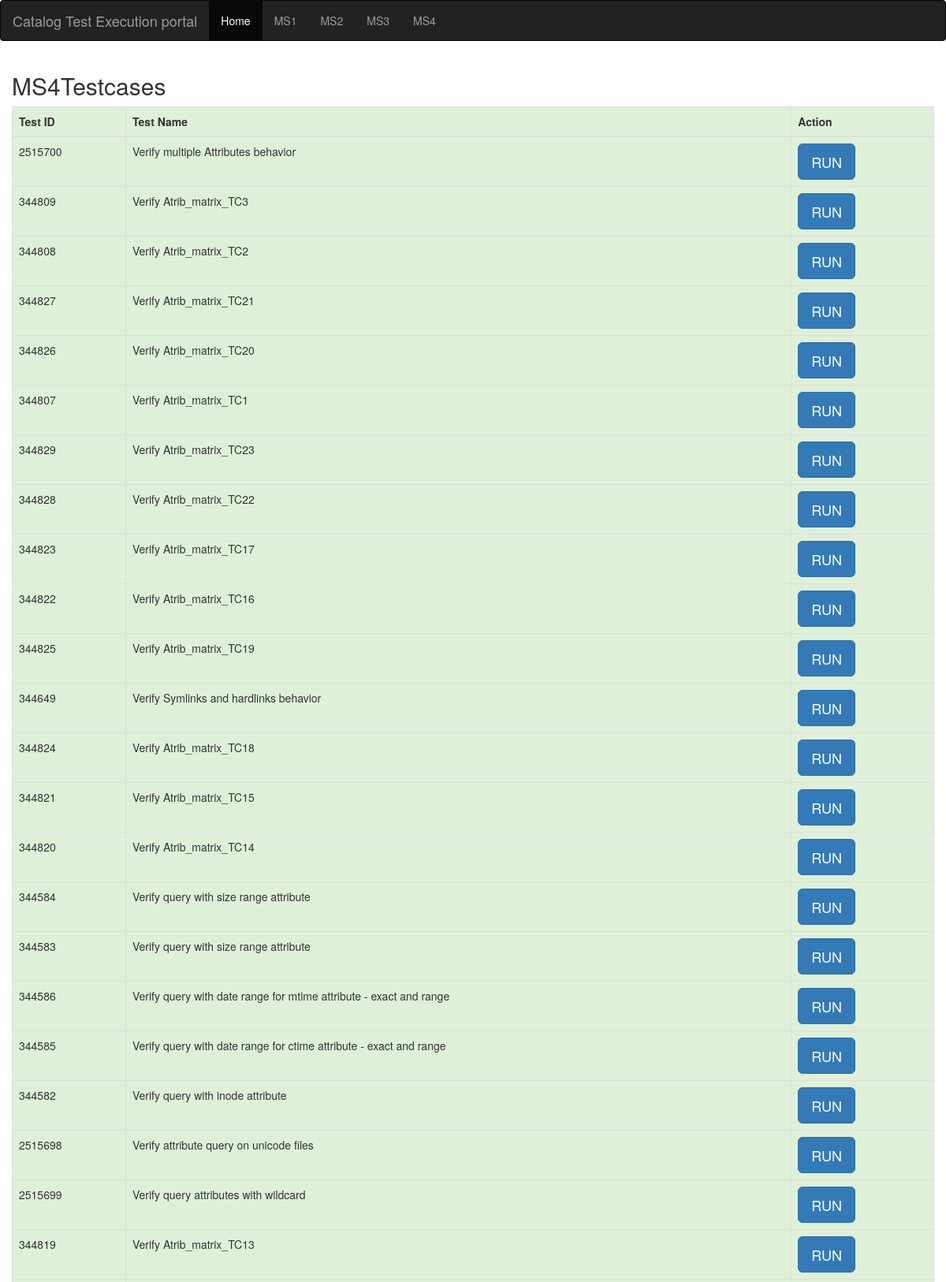
Page /MS4/ (upper part) on the committed database.
### testapp/models.py (models this page shows)
class Testcases(models.Model):
    testid=models.IntegerField()
    testname=models.CharField(max_length=100)
    testcategory=models.CharField(default="MS1",max_length=30)
    def __str__(self):
        return str(self.testid)

### testapp/views.py (the view)
# urls.py: path("MS4/",views.ms4),
def  ms4(request):
    test_list=Testcases.objects.all()
    print(test_list)
    my_dict={"test_list":test_list}
    return render(request, "MS4.html", context=my_dict)

### templates/MS4.html (shortened to what this page needs)
<!DOCTYPE html>
{%  load staticfiles %}
<html lang="en">
<head>
    <link rel="stylesheet" href="https://maxcdn.bootstrapcdn.com/bootstrap/3.3.7/css/bootstrap.min.css">
</head>
<body>
      <nav class="navbar navbar-inverse">
          <div class="container-fluid">
               <div class="navbar-header">
                   <a class="navbar-brand" href=" ">Catalog Test Execution portal</a>
               </div>
          <ul class="nav navbar-nav">
              <li class="active"><a href="/">Home</a></li>
             <li><a href="/MS1/">MS1</a></li>
             <li><a href="/MS2/">MS2</a></li>
            <li><a href="/MS3/">MS3</a></li>
              <li><a href="/MS4/">MS4</a></li>
          </ul>
          </div>
      </nav>
  <div class="container-fluid">
  <h2>MS4Testcases</h2>
  <table  class="table table-bordered">
    <thead>
      <tr class="success">
        <th>Test ID</th>
        <th>Test Name</th>
        <th>Action</th>
      </tr>
    </thead>
    <tbody>
        {% for test in test_list  %}
                 {% if test.testcategory == "MS4" %}
                 <tr class="success">
                     <td>{{ test.testid }}</td>
                     <td>{{ test.testname }}</td>
                     <td><a class="btn btn-primary btn-lg" href="/run/" role="button">RUN</a></td>
                 </tr>
                 {% endif %}
             {% endfor %}
    </tbody>
  </table>
</div>
</body>
</html>

### rows in the picture
Testcases: testid "2515700", testname "Verify multiple Attributes behavior"
Testcases: testid "344809", testname "Verify Atrib_matrix_TC3"
Testcases: testid "344808", testname "Verify Atrib_matrix_TC2"
Testcases: testid "344827", testname "Verify Atrib_matrix_TC21"
Testcases: testid "344826", testname "Verify Atrib_matrix_TC20"
Testcases: testid "344807", testname "Verify Atrib_matrix_TC1"
Testcases: testid "344829", testname "Verify Atrib_matrix_TC23"
Testcases: testid "344828", testname "Verify Atrib_matrix_TC22"
Testcases: testid "344823", testname "Verify Atrib_matrix_TC17"
Testcases: testid "344822", testname "Verify Atrib_matrix_TC16"
Testcases: testid "344825", testname "Verify Atrib_matrix_TC19"
Testcases: testid "344649", testname "Verify Symlinks and hardlinks behavior"
Testcases: testid "344824", testname "Verify Atrib_matrix_TC18"
Testcases: testid "344821", testname "Verify Atrib_matrix_TC15"
Testcases: testid "344820", testname "Verify Atrib_matrix_TC14"
Testcases: testid "344584", testname "Verify query with size range attribute"
Testcases: testid "344583", testname "Verify query with size range attribute"
Testcases: testid "344586", testname "Verify query with date range for mtime attribute - exact and range"
Testcases: testid "344585", testname "Verify query with date range for ctime attribute - exact and range"
Testcases: testid "344582", testname "Verify query with inode attribute"
Testcases: testid "2515698", testname "Verify attribute query on unicode files"
Testcases: testid "2515699", testname "Verify query attributes with wildcard"
Testcases: testid "344819", testname "Verify Atrib_matrix_TC13"
